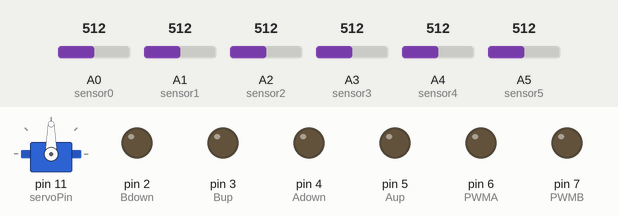
Recording of a sketch running on a simulated Arduino Uno, built with avr-gcc and run on an emulated ATmega328P. On the bench: servo, output pins drawn as LEDs (lit = HIGH). Inputs (shaded band) come from the test bench; at power-on: A3 (sensor3) = 512, A0 (sensor0) = 512, A1 (sensor1) = 512, A5 (sensor5) = 512, A4 (sensor4) = 512, A2 (sensor2) = 512. What the sketch prints to the serial monitor is not drawn.

Above: at 1.2 s.
1.3 s: A3 (sensor3) set to 520
At 2.7 s:
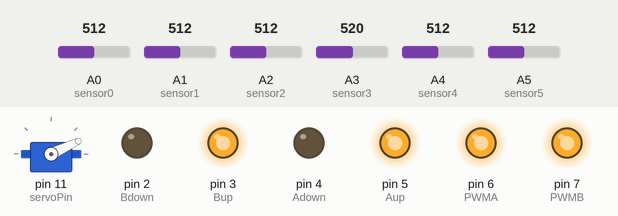
4.3 s: A0 (sensor0) set to 537
At 5.3 s:
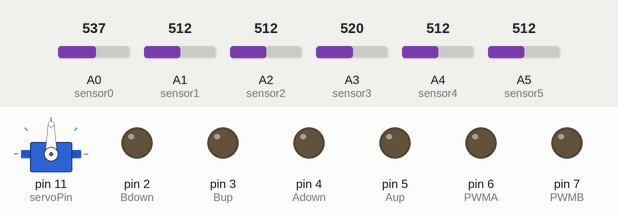
5.8 s: A1 (sensor1) set to 648
7.3 s: A1 (sensor1) set to 674
At 8.6 s:
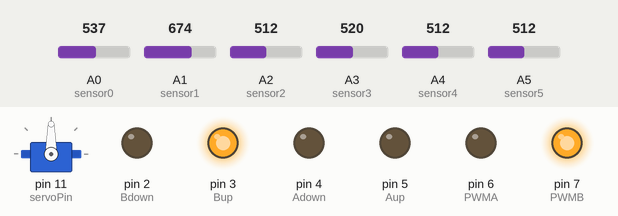
8.9 s: A5 (sensor5) set to 992
At 10.2 s:
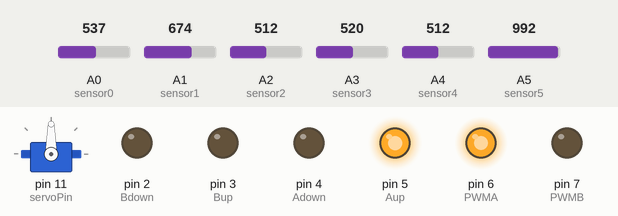
10.5 s: A4 (sensor4) set to 140
At 11.8 s:
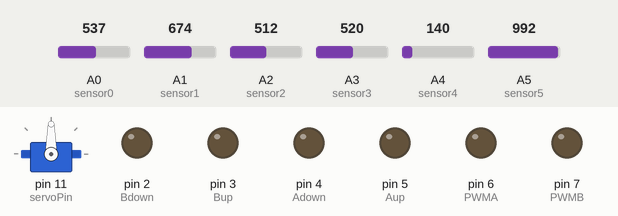
Timing chart, 0 to 13.2 s (numbered marks = the images above; inputs shaded):
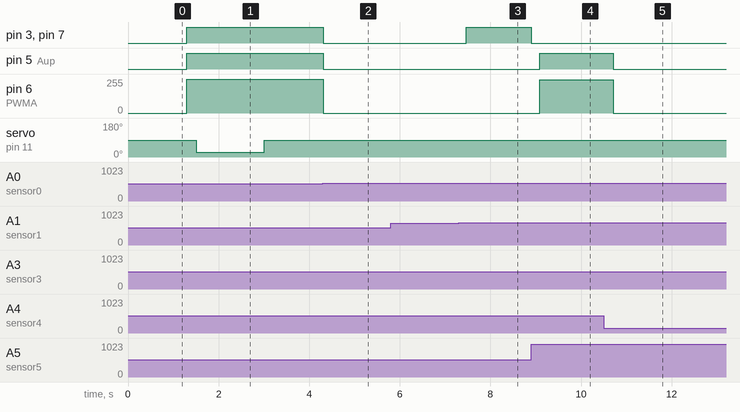

The sketch:

v6.ino
```cpp
const long interval = 10;
#include <Servo.h>


const int Bup = 3;
const int Bdown = 2;
const int PWMB = 7;

const int Aup = 5;
const int Adown = 4;
const int PWMA = 6;

// Muuttujat valosensoria varten
const int sensor0 = A0;
const int sensor1 = A1;
const int sensor2 = A2;
const int sensor3 = A3;
const int sensor4 = A4;
const int sensor5 = A5;


// Moottoreihin liittyvä määritys
//unsigned long int timeA = millis();
//unsigned long int timeB = millis();

// Lukuvektorin koko
const int numReadings = 25;

int readings[numReadings];
int readIndex = 0;
int total = 0;
int average = 0;

int inputValue = 0;

// Servon alustukset
Servo myservo;

#define servoPin 11

int angle = 0;


void setup(){


//Kaikki pinit ulossyöttöjä

 pinMode(Aup, OUTPUT);
 pinMode(Adown, OUTPUT);
 pinMode(PWMA, OUTPUT);

 pinMode(Bup, OUTPUT);
 pinMode(Bdown, OUTPUT);
 pinMode(PWMB, OUTPUT);

 // initialize serial communication with computer:
 Serial.begin(9600);
 // initialize all the readings to 0:
 for (int thisReading = 0; thisReading < numReadings; thisReading++) {
   readings[thisReading] = 0;
  }

 // Servo
 myservo.attach(servoPin);

}


 void eteenpainMotA(int nopeus) {

	digitalWrite(Aup, HIGH);
	digitalWrite(Adown, LOW);
	analogWrite(PWMA, nopeus);
	digitalWrite(Bup, LOW);
	digitalWrite(Bdown, LOW);
	analogWrite(PWMB, 0);


 }

 void eteenpainMotB(int nopeus) {

	digitalWrite(Aup, LOW);
	digitalWrite(Adown, LOW);
	analogWrite(PWMA, 0);
	digitalWrite(Bup, HIGH);
	digitalWrite(Bdown, LOW);
	analogWrite(PWMB, nopeus);


 }

  void stopMoottorit() {
	// A-moottori
	digitalWrite(Aup, LOW);
	digitalWrite(Adown, LOW);
	analogWrite(PWMA, 0);

	// B-moottori
	digitalWrite(Bup, LOW);
	digitalWrite(Bdown, LOW);
	analogWrite(PWMB, 0);
  }

void eteenpainMotAB(int nopeusA, int nopeusB) {

	digitalWrite(Aup, HIGH);
	digitalWrite(Adown, LOW);
	analogWrite(PWMA, nopeusA);
	digitalWrite(Bup, HIGH);
	digitalWrite(Bdown, LOW);
	analogWrite(PWMB, nopeusB);

  }


 void taaksepainMotA(int nopeus) {

	digitalWrite(Aup, LOW);
	digitalWrite(Adown, HIGH);
	analogWrite(PWMA, nopeus);
	digitalWrite(Bup, LOW);
	digitalWrite(Bdown, LOW);
	analogWrite(PWMB, 0);


 }

  void ballServo() {
	static unsigned long lastTime = 0;
	const long interval = 1500;
	static bool state = 0;
	unsigned long now = millis();

  if ( now - lastTime >= interval && state == 1) {
	state = 0;
	lastTime = now;
	myservo.write(90);
  }

  else if ( now - lastTime > interval && state == 0) {
	state = 1;
	lastTime = now;
	myservo.write(25);
	Serial.println("Ampu");

  }
 }


void loop() {
  // Sensorien yhteisarvo
  inputValue = (1*analogRead(sensor1)) + (0.5*analogRead(sensor2)) + (0*analogRead(sensor3)) + (-0.5*analogRead(sensor4)) + (-1*analogRead(sensor5));


 //Arvoista keskiarvon laskeminen

   // subtract the last reading:
  total = total - readings[readIndex];
  // read from the sensor:
  readings[readIndex] = inputValue;
  // add the reading to the total:
  total = total + readings[readIndex];
  // advance to the next position in the array:
  readIndex = readIndex + 1;

  // if we're at the end of the array...
  if (readIndex >= numReadings) {
	// ...wrap around to the beginning:
	readIndex = 0;
  }

  // calculate the average:
  average = total / numReadings;


 if (average < -150) {
	eteenpainMotA(250);
	//myservo.write(90);
	Serial.println("A");
 }

 else if (average > 150) {
	eteenpainMotB(250);
	//myservo.write(90);
	Serial.println("B");

 }

 // Jos edessä paljon valoa
 else if ((analogRead(sensor3)-analogRead(sensor0) > 0)) {
	eteenpainMotAB(255, 248);
	ballServo();
	Serial.println("AB");


 }


 else if ((analogRead(sensor3)-analogRead(sensor0) < -20)) {
	taaksepainMotA(200);
	Serial.println("TaakseA");
	delay(150);
 }

 else {
  stopMoottorit();
  //myservo.write(90);
  Serial.println("STOP");
 }


 //Serial.println(analogRead(sensor3)-analogRead(sensor0));
 Serial.println(average);


 }
```

Measured:
- the behaviour switches between 512 and 513 on A3 (sensor3) (found by bisection; images 0 and 1)
- the behaviour switches between 519 and 520 on A0 (sensor0) (found by bisection; images 1 and 2)
- the behaviour switches between 662 and 663 on A1 (sensor1) (found by bisection; images 2 and 3)
- after the input at 1.3 s, pin 3 (Bup), pin 5 (Aup), pin 7 (PWMB): LOW → HIGH at once; pin 6 (PWMA): 0/255 → 255/255 at once; servo on pin 11 (servoPin): 90° → 25° after 0.21 s, → 90° 1.5 s later
- after the input at 4.3 s, pin 3 (Bup), pin 5 (Aup), pin 7 (PWMB): HIGH → LOW at once; pin 6 (PWMA): 255/255 → 0/255 at once; servo on pin 11 (servoPin): stays 90° (without the input it goes to 25° after 0.22 s)
- after the input at 7.3 s, pin 3 (Bup), pin 7 (PWMB): LOW → HIGH after 0.17 s
- after the input at 8.9 s, pin 3 (Bup), pin 7 (PWMB): HIGH → LOW at once; pin 5 (Aup): LOW → HIGH after 0.19 s; pin 6 (PWMA): 0/255 → 250/255 after 0.19 s
- after the input at 10.5 s, pin 5 (Aup): HIGH → LOW after 0.21 s; pin 6 (PWMA): 250/255 → 0/255 after 0.21 s
